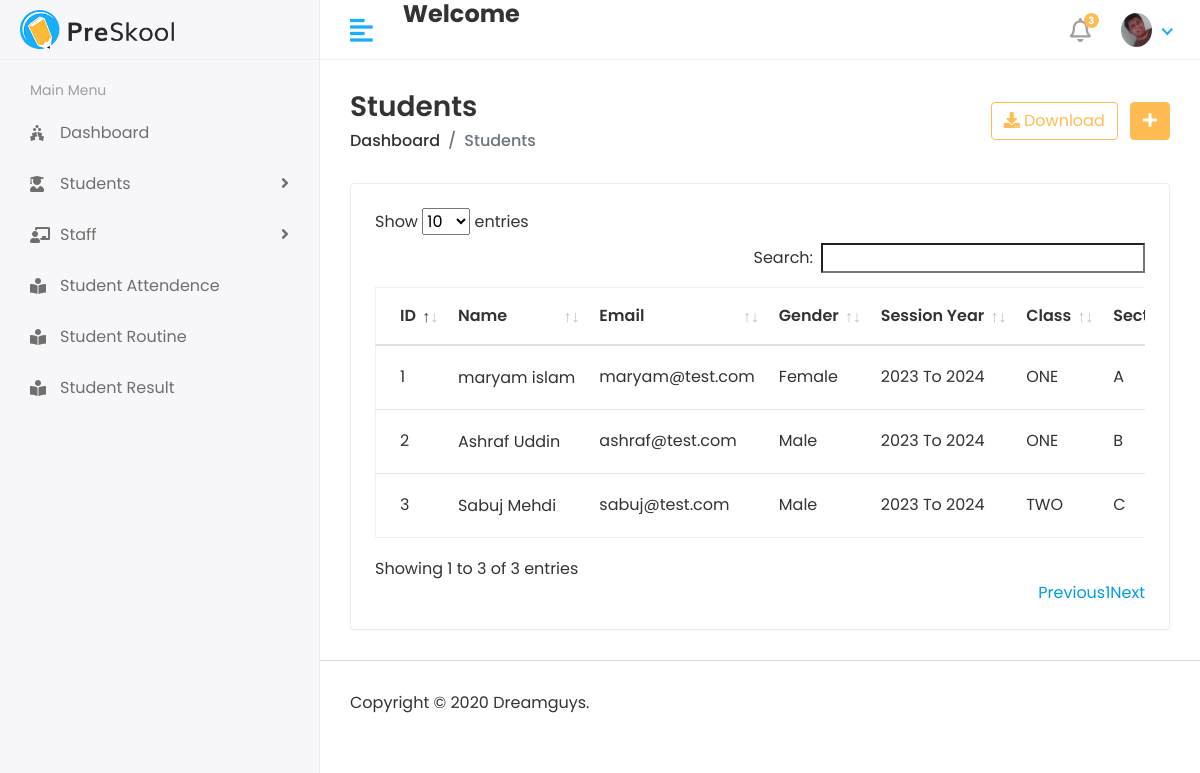
Page /Student/View (signed in) on the earlier database version.
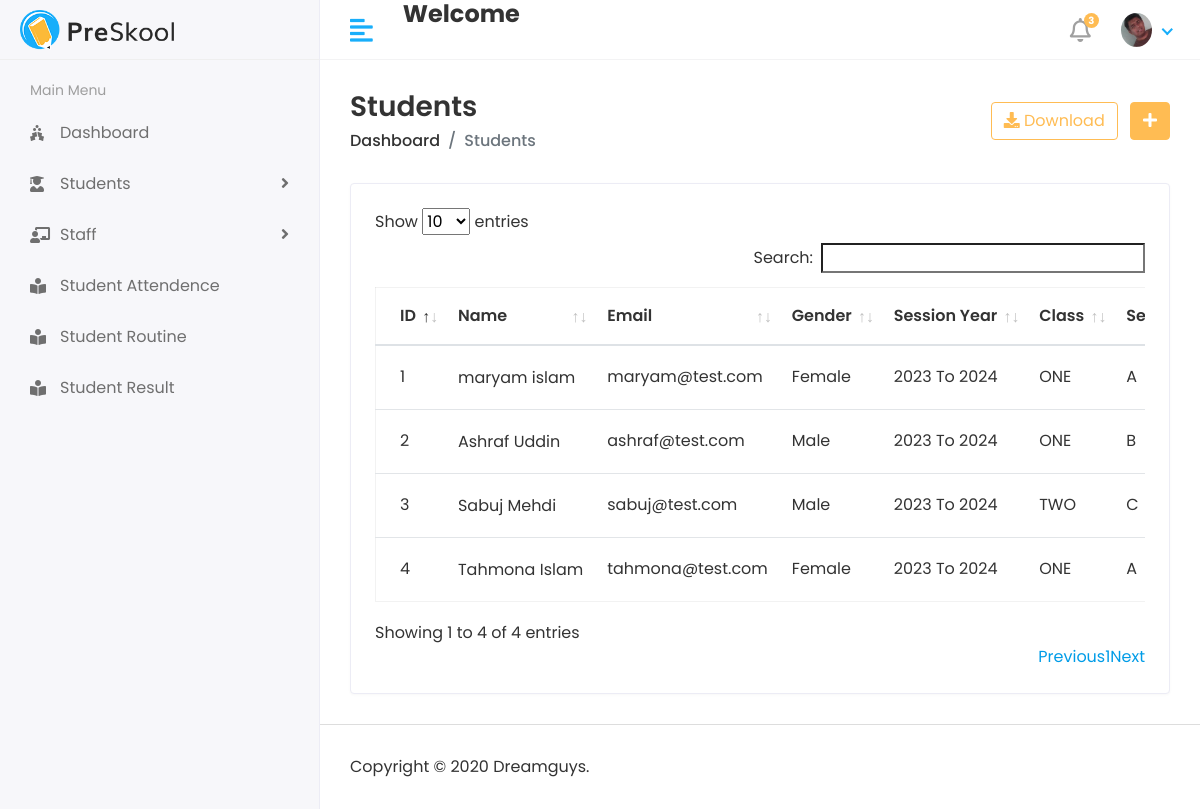
Same page on the later database version.
### apps/Students/models/models.py (models this page shows, shortened)
class Student(models.Model):
    admin = models.OneToOneField(CustomUser,on_delete=models.CASCADE)
    student_code = models.CharField(max_length=250,blank=True, null= True)
    student_roll = models.CharField(max_length=250,blank=True, null= True)
    student_class = models.ForeignKey(Class,on_delete=models.DO_NOTHING)
    address = models.TextField()
    gender = models.ForeignKey(Gender,on_delete=models.DO_NOTHING)
    session_year_id = models.ForeignKey(Session_Year,on_delete=models.DO_NOTHING)
    active= models.BooleanField(default=True)
    created_at = models.DateTimeField(auto_now_add=True)
    updated_at = models.DateTimeField(auto_now=True)

class Gender(models.Model):
    name = models.CharField(max_length=200)
    active= models.BooleanField(default=True)
    created_at = models.DateTimeField(auto_now_add=True)
    updated_at = models.DateTimeField(auto_now=True)
    def __str__(self):
        return self.name

class Class(models.Model):
    assigned_faculty = models.ForeignKey(Staff, on_delete=models.DO_NOTHING)
    assigned_section = models.ForeignKey(Section, on_delete=models.DO_NOTHING)
    name = models.CharField(max_length=250)

class Section(models.Model):
    name = models.CharField(max_length=200)
    active= models.BooleanField(default=True)
    created_at = models.DateTimeField(auto_now_add=True)
    updated_at = models.DateTimeField(auto_now=True)

### apps/users/models/models.py (models this page shows, shortened)
class CustomUser(AbstractUser):
    USER = (
        (1,'Admin'),
        (2,'STAFF'),
        (3,'STUDENT'),
    )
    user_type = models.CharField(choices=USER,max_length=50,default=1)
    profile_pic = models.ImageField(upload_to='media/profile_pic')

class Session_Year(models.Model):
    session_start = models.CharField(max_length=100)
    session_end = models.CharField(max_length=100)

### apps/Students/views.py (the view)
# urls.py: path('Student/View',VIEW_STUDENT,name='view_student'),
@login_required(login_url='/')
def VIEW_STUDENT(request):
    students = Student.objects.all()
    context = {
        'students':students,
    }
    return render(request,'Student/view_student.html',context)

### apps/Students/templates/Student/view_student.html (shortened to what this page needs)
{% extends 'base/base.html' %}
{% block content %}
{% load static %}
<div class="content container-fluid">
   <div class="page-header">
      <div class="row align-items-center">
         <div class="col">
            <h3 class="page-title">Students</h3>
            <ul class="breadcrumb">
               <li class="breadcrumb-item"><a href="index.html">Dashboard</a></li>
               <li class="breadcrumb-item active">Students</li>
            </ul>
         </div>
         <div class="col-auto text-right float-right ml-auto">
            <a href="{% url 'printAllStudent' %}" target="_blank" class="btn btn-outline-primary mr-2"><i class="fas fa-download"></i> Download</a>
            <a href="{% url 'add_student' %}" target="_blank" class="btn btn-primary"><i class="fas fa-plus"></i></a>
         </div>
      </div>
   </div>
   <div class="row">
      <div class="col-sm-12">
         <div class="card card-table">
            <div class="card-body">
               <div class="table-responsive">
                  <table id="table_id" class="table table-hover table-center mb-0 ">
                     <thead>
                        <tr>
                           <th>ID</th>
                           <th>Name</th>
                           <th>Email</th>
                           <th>Gender</th>
                           <th>Session Year</th>
                           <th>Class</th>
                           <th>Section</th>
                        </tr>
                     </thead>
                     <tbody>
                        {% for student in students %}
                        <tr>
                           <td>{{student.id}}</td>
                           <td>
                              <h2 class="table-avatar">
                                 <a >{{student.admin.first_name}}&nbsp;{{student.admin.last_name}}</a>
                              </h2>
                           </td>
                           <td>{{student.admin.email}}</td>
                           <td>{{student.gender}}</td>
                           <td>{{student.session_year_id.session_start}} To {{student.session_year_id.session_end}}</td>
                           <td>{{student.student_class.name}}</td>
                           <td>{{student.student_class.assigned_section.name}}  </td>
                        </tr>
                        {% endfor %}
                     </tbody>
                  </table>
               </div>
            </div>
         </div>
      </div>
   </div>
</div>
{% endblock %}

### apps/SchoolManagementSystemModules/templates/base/base.html (shortened to what this page needs)
{% load static %}
<!DOCTYPE html>
<html lang="en">
   <head>
      <link rel="stylesheet" href= "{% static 'plugins/bootstrap/css/bootstrap.min.css' %}">
      <link rel="stylesheet" href="{% static 'plugins/fontawesome/css/fontawesome.min.css' %}">
      <link rel="stylesheet" href="{% static 'plugins/fontawesome/css/all.min.css' %}">
      <link rel="stylesheet" href="{% static 'css/style.css' %}">
      <link rel="stylesheet" href="{% static 'plugins/datatables/datatables.min.css' %}">
   </head>
   <body>
      <div class="main-wrapper">
         {% include 'base/header.html' %}
         {% include 'base/sidebar.html' %}
         <div class="page-wrapper">
            {% block content %}
            {% endblock %}
            {% include 'base/footer.html' %}
         </div>
      </div>
   </body>
</html>

### apps/SchoolManagementSystemModules/templates/base/header.html (shortened to what this page needs)
{% load static %}
<div class="header">
    <div class="header-left">
       <a href="index.html" class="logo">
       <img src="assets/img/logo.png" alt="Logo">
       </a>
    </div>
    <a href="javascript:void(0);" id="toggle_btn">
    <i class="fas fa-align-left"></i>
    </a>
    <div class="top-nav-search">
   <h4><strong>Welcome </strong></h4>
    </div>
    <ul class="nav user-menu">
       <li class="nav-item dropdown noti-dropdown">
          <a href="#" class="dropdown-toggle nav-link" data-toggle="dropdown">
          <i class="far fa-bell"></i> <span class="badge badge-pill">3</span>
          </a>
       </li>
       <li class="nav-item dropdown has-arrow">
          <a href="#" class="dropdown-toggle nav-link" data-toggle="dropdown">
          <span class="user-img"><img class="rounded-circle" src="{% static 'img/profiles/faisal.jpg' %}" width="31" alt={{user.first_name}}></span>
          </a>
       </li>
    </ul>
 </div>

### apps/SchoolManagementSystemModules/templates/base/sidebar.html (shortened to what this page needs)
<div class="sidebar" id="sidebar">
    <div class="sidebar-inner slimscroll">
       <div id="sidebar-menu" class="sidebar-menu">
          <ul>
             <li class="menu-title">
                <span>Main Menu</span>
             </li>
             <li>
               <a href="{% url 'admindashboard' %}"><i class="fas fa-holly-berry"></i> <span>Dashboard</span></a>
            </li>
            <li class="submenu">
               <a href="#"><i class="fas fa-user-graduate"></i> <span> Students</span> <span class="menu-arrow"></span></a>
            </li>
             <li class="submenu">
                <a href="#"><i class="fas fa-chalkboard-teacher"></i> <span> Staff</span> <span class="menu-arrow"></span></a>
             </li>
            <li>
               <a  href="{% url 'attendance-class' %}"><i class="fas fa-book-reader"></i> <span>Student Attendence</span></a>
            </li>
            <li>
               <a href="{% url 'class_routin' %}"><i class="fas fa-book-reader"></i> <span>Student Routine</span></a>
            </li>
            <li>
               <a href="{% url 'student_result' %}"><i class="fas fa-book-reader"></i> <span>Student Result</span></a>
            </li>
          </ul>
       </div>
    </div>
 </div>

### apps/SchoolManagementSystemModules/templates/base/footer.html
    <footer>
       <p>Copyright © 2020 Dreamguys.</p>
    </footer>

Differences in the rows shown:
added Student: id "4", admin.first_name "Tahmona", admin.last_name "Islam", admin.email "tahmona@test.com", gender "Female", session_year_id.session_start "2023", session_year_id.session_end "2024", student_class.name "ONE", student_class.assigned_section.name "A"
Other differences:
text written by a page script: "Show entries Search: Showing 1 to 3 of 3 entries Previous 1 Next" → "Show entries Search: Showing 1 to 4 of 4 entries Previous 1 Next"
